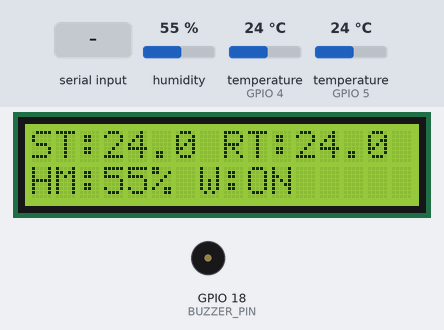
Recording of a sketch running on a simulated ESP32. Shown: 16×2 character LCD, buzzer (waves = sounding). The test bench sets the inputs (shaded band); at power-on: temperature (sensors on GPIO 5, GPIO 4) 24 °C, humidity 55 %. WiFi joins after 1.5 s; servers stay silent unless stated; the local clock reads 2024-03-15 10:24:30 at power-on unless the sketch sets it; EEPROM starts erased; what the sketch prints to the serial monitor is not drawn.

Above: at 4.5 s.
4.6 s: temperature (sensor on GPIO 5) set to 12 °C
At 13.3 s:
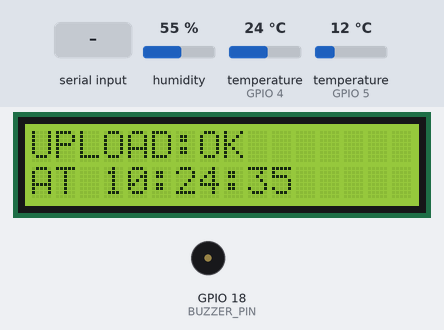
13.6 s: "CAL_,45\n" received over Serial
At 13.96 s:
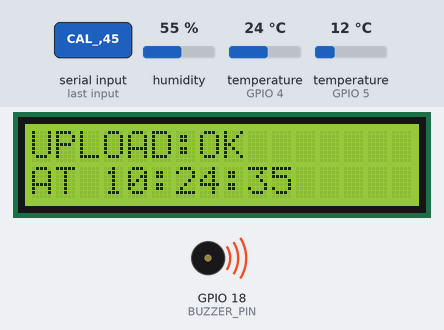
15.5 s: humidity set to 22 %
At 20.7 s:
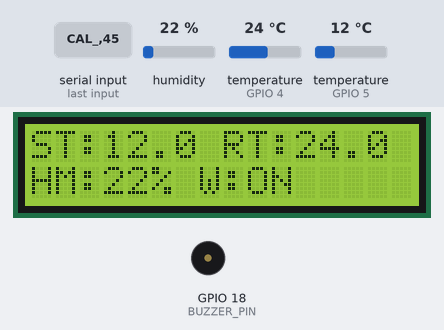
24.5 s: temperature (sensor on GPIO 4) set to 12 °C
At 33.2 s:
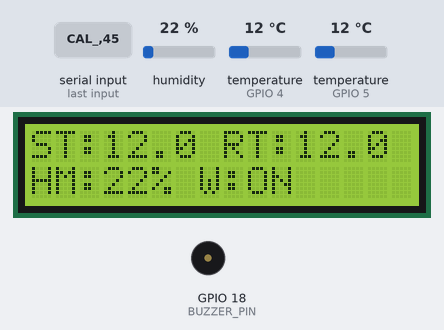
33.5 s: temperature (sensor on GPIO 5) set to 19 °C
At 35.6 s:
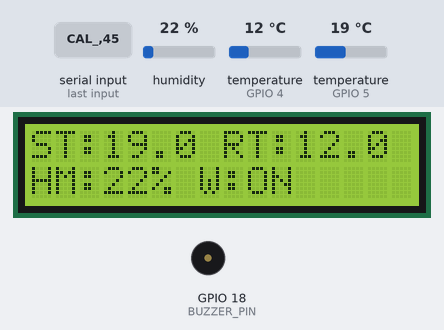
42.4 s: humidity set to 40 %
At 49.6 s:
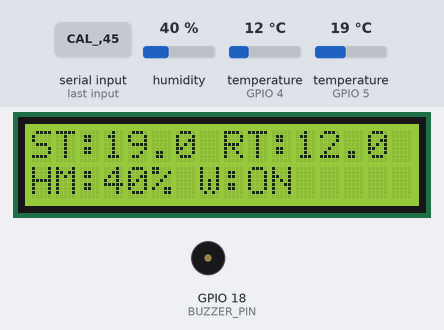
Timing chart, 0 to 51.1 s (numbered marks = the images above; inputs shaded):
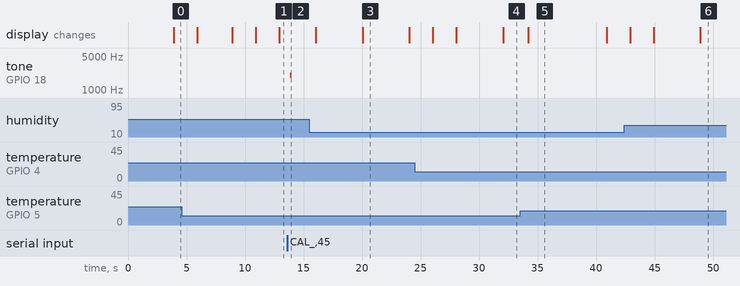

The sketch:

fefrost_node_v4.ino
```cpp
// =====================================================
//  FEFROST LIGHTWEIGHT EDGE NODE  —  v5.0 (With Product Alerts)
//  ESP32 Dev Module
//  Sensors  : DHT22 (GPIO4) · DS18B20 (GPIO5)
//  Output   :  · Buzzer (GPIO18)
//  Cloud    : Firebase RTDB (asia-southeast1)
// =====================================================

#include <WiFi.h>
#include <Firebase_ESP_Client.h>
#include "addons/TokenHelper.h"
#include "addons/RTDBHelper.h"

#include <DHT.h>
#include <OneWire.h>
#include <DallasTemperature.h>

#include <Wire.h>
#include <LiquidCrystal_I2C.h>
#include <RTClib.h>
#include <Preferences.h>

// =====================================================
//  SECRETS
// =====================================================
#define WIFI_SSID        "1123"
#define WIFI_PASSWORD    "12334567"
#define API_KEY          "AIzaSyAYTsELv4EbZYt1JqJH8WBi05NjmLRXvYw"
#define DATABASE_URL     "https://fefrost-system-default-rtdb.asia-southeast1.firebasedatabase.app/"
#define USER_EMAIL       "node1@fefrost.com"
#define USER_PASSWORD    "12345678"

// =====================================================
//  PIN CONFIG
// =====================================================
#define DHTPIN           4
#define DHTTYPE          DHT22
#define ONE_WIRE_BUS     5
#define BUZZER_PIN       18

// =====================================================
//  LCD I2C CONFIG
// =====================================================
#define LCD_ADDR         0x27
#define LCD_COLS         16
#define LCD_ROWS         2

// =====================================================
//  TUNABLE CONSTANTS
// =====================================================
const unsigned long SENSOR_INTERVAL      = 2000;
const unsigned long UPLOAD_INTERVAL      = 600000;  // 10 menit
const unsigned long FETCH_INTERVAL       = 60000;   // 1 menit (Cek status produk)
const unsigned long OLED_INTERVAL        = 1000;

// Durasi per layar (ms)
const unsigned long DUR_LIVE             = 8000;
const unsigned long DUR_STATUS           = 2000;
const unsigned long DUR_TELEMETRY        = 2000;
const unsigned long DUR_PRODUCTS         = 4000; // Durasi layar produk

// Ambang perubahan suhu drastis
const float         TEMP_THRESHOLD       = 5.0;

// Interval buzzer alert
const unsigned long BUZZER_ERR_INTERVAL  = 3000;    // ms — error sensor
const unsigned long BUZZER_WARN_INTERVAL = 1500;    // ms — produk warning
const unsigned long BUZZER_DANG_INTERVAL = 1000;    // ms — produk danger

const unsigned long WIFI_TIMEOUT         = 10000;

// =====================================================
//  HARDWARE OBJECTS
// =====================================================
DHT               dht(DHTPIN, DHTTYPE);
OneWire           oneWire(ONE_WIRE_BUS);
DallasTemperature ds18b20(&oneWire);
LiquidCrystal_I2C lcd(LCD_ADDR, LCD_COLS, LCD_ROWS);
RTC_DS3231        rtc;

// =====================================================
//  CALIBRATION & PREFERENCES
// =====================================================
Preferences preferences;
float offsetRT = 0.0;
float offsetHM = 0.0;
float offsetST = 0.0;

// =====================================================
//  DEVICE TIME (RTC DS3231)
// =====================================================
bool rtcAvailable     = false;
bool rtcLostPowerFlag = false;

int rtcYear = 0, rtcMonth = 0, rtcDay = 0;
int rtcHour = 0, rtcMinute = 0, rtcSecond = 0;

String currentDate     = "";
String currentTime     = "";
String currentDateTime = "";

void initRTC();
void updateRTC();

// =====================================================
//  FIREBASE OBJECTS
// =====================================================
FirebaseData   fbdo;
FirebaseAuth   auth;
FirebaseConfig config;

// =====================================================
//  DATA SENSOR & PRODUK
// =====================================================
float roomTemp        = 0;
float humidity        = 0;
float storageTemp     = 0;
float lastStorageTemp = 0;

int safeProducts      = 0;
int warningProducts   = 0;
int dangerProducts    = 0;

// =====================================================
//  SYSTEM FLAGS
// =====================================================
bool firstRead     = true;
bool sensorValid   = false;
bool uploadSuccess = false;

// =====================================================
//  TIMERS & TRACKERS
// =====================================================
unsigned long sensorMillis  = 0;
unsigned long uploadMillis  = 0;
unsigned long fetchMillis   = 0;
unsigned long oledMillis    = 0;
unsigned long screenMillis  = 0;
unsigned long buzzerMillis  = 0;

unsigned long lastUploadAt  = 0;
String lastUploadTimeStr    = "";

// =====================================================
//  FUNCTION DECLARATIONS
// =====================================================
uint8_t currentScreen = 0; // 0=Live, 1=Status, 2=Telemetry, 3=Products
void connectWiFi();
void reconnectWiFi();
void readSensors();
void fetchProductData();
bool drasticChangeDetected();
void uploadData();
void updateOLED();
void nextScreen();
void showBootScreen();
void checkAlert();

// ─────────────────────────────────────────────────────
//  SETUP
// ─────────────────────────────────────────────────────
void setup() {
  Serial.begin(115200);
  Serial.println(F("\n================================="));
  Serial.println(F("  FEFROST LIGHTWEIGHT EDGE NODE  "));
  Serial.println(F("================================="));

  // --- Memuat Data Kalibrasi Tersimpan ---
  preferences.begin("fefrost", false);
  offsetRT = preferences.getFloat("offRT", 0.0);
  offsetHM = preferences.getFloat("offHM", 0.0);
  offsetST = preferences.getFloat("offST", 0.0);

  // --- Buzzer ---
  pinMode(BUZZER_PIN, OUTPUT);
  digitalWrite(BUZZER_PIN, LOW);

  // --- LCD I2C ---
  Wire.begin(21, 22);
  Wire.beginTransmission(LCD_ADDR);

  if (Wire.endTransmission() != 0) {
    Serial.println(F("LCD FAILED"));
    for (uint8_t i = 0; i < 3; i++) {
      tone(BUZZER_PIN, 800, 300);
      delay(500);
    }
    while (true) { /* halt */ }
  }

  lcd.init();
  lcd.backlight();
  showBootScreen();

  // --- Initializations ---
  initRTC();
  dht.begin();
  ds18b20.begin();
  connectWiFi();

  // --- Firebase ---
  config.api_key               = API_KEY;
  config.database_url          = DATABASE_URL;
  auth.user.email              = USER_EMAIL;
  auth.user.password           = USER_PASSWORD;
  config.token_status_callback = tokenStatusCallback;

  Firebase.begin(&config, &auth);
  Firebase.reconnectWiFi(true);
}

// ─────────────────────────────────────────────────────
//  MAIN LOOP
// ─────────────────────────────────────────────────────
void loop() {
  unsigned long now = millis();

  // --- FITUR SERIAL COMMAND ---
  if (Serial.available()) {
    String input = Serial.readStringUntil('\n');
    input.trim();

    if (input.startsWith("SET_RTC")) {
      int yr, mth, day, hr, min, sec;
      int parsed = sscanf(input.c_str(), "SET_RTC %d-%d-%d %d:%d:%d", &yr, &mth, &day, &hr, &min, &sec);
      if (parsed == 6 && rtcAvailable) {
        rtc.adjust(DateTime(yr, mth, day, hr, min, sec));
        Serial.println(F("\n>>> WAKTU RTC BERHASIL DIUPDATE! <<<\n"));
        tone(BUZZER_PIN, 2000, 200);
      }
    }
    else if (input.startsWith("CAL_")) {
      char type[5];
      float val;
      int parsed = sscanf(input.c_str(), "CAL_%2s %f", type, &val);
      if (parsed == 2) {
        String t = String(type);
        if (t == "ST") { offsetST = val; preferences.putFloat("offST", val); }
        else if (t == "RT") { offsetRT = val; preferences.putFloat("offRT", val); }
        else if (t == "HM") { offsetHM = val; preferences.putFloat("offHM", val); }
        tone(BUZZER_PIN, 2000, 100); delay(150); tone(BUZZER_PIN, 2500, 150);
      }
    }
  }

  // --- Core Routines ---
  reconnectWiFi();
  updateRTC();

  if (!Firebase.ready()) return;

  // Baca Sensor
  if (now - sensorMillis >= SENSOR_INTERVAL) {
    sensorMillis = now;
    readSensors();
  }

  // Ambil data produk dari Firebase setiap 1 menit
  if (now - fetchMillis >= FETCH_INTERVAL) {
    fetchMillis = now;
    fetchProductData();
  }

  // Refresh Layar
  if (now - oledMillis >= OLED_INTERVAL) {
    oledMillis = now;
    updateOLED();
  }

  nextScreen();
  checkAlert();

  // --- Upload Gate ---
  if (!sensorValid) return;

  bool periodic = (now - uploadMillis >= UPLOAD_INTERVAL);
  bool drastic  = drasticChangeDetected();

  if (periodic || drastic) {
    uploadMillis    = now;
    lastStorageTemp = storageTemp;
    uploadData();
  }
}

// ─────────────────────────────────────────────────────
//  WIFI
// ─────────────────────────────────────────────────────
void connectWiFi() {
  WiFi.begin(WIFI_SSID, WIFI_PASSWORD);
  while (WiFi.status() != WL_CONNECTED) {
    delay(500);
  }
}

void reconnectWiFi() {
  if (WiFi.status() == WL_CONNECTED) return;
  WiFi.disconnect();
  WiFi.begin(WIFI_SSID, WIFI_PASSWORD);
  unsigned long start = millis();
  while (WiFi.status() != WL_CONNECTED && millis() - start < WIFI_TIMEOUT) {
    delay(500);
  }
}

// ─────────────────────────────────────────────────────
//  FETCH PRODUCT DATA (FIREBASE READ)
// ─────────────────────────────────────────────────────
void fetchProductData() {
  Serial.println(F("\nFetching Product Data..."));

  if (Firebase.RTDB.getInt(&fbdo, "/fefrost/product_summary/safe_products")) {
    safeProducts = fbdo.intData();
  }
  if (Firebase.RTDB.getInt(&fbdo, "/fefrost/product_summary/warning_products")) {
    warningProducts = fbdo.intData();
  }
  if (Firebase.RTDB.getInt(&fbdo, "/fefrost/product_summary/danger_products")) {
    dangerProducts = fbdo.intData();
  }

  Serial.printf("Safe: %d | Warn: %d | Danger: %d\n", safeProducts, warningProducts, dangerProducts);
}

// ─────────────────────────────────────────────────────
//  SENSOR READ & UPLOAD
// ─────────────────────────────────────────────────────
void readSensors() {
  float tTemp = dht.readTemperature();
  float tHum  = dht.readHumidity();
  ds18b20.requestTemperatures();
  float tStorage = ds18b20.getTempCByIndex(0);

  if (isnan(tTemp) || isnan(tHum) || tStorage == DEVICE_DISCONNECTED_C) {
    sensorValid = false;
    return;
  }

  roomTemp    = tTemp + offsetRT;
  humidity    = tHum + offsetHM;
  storageTemp = tStorage + offsetST;
  sensorValid = true;

  if (firstRead) {
    lastStorageTemp = storageTemp;
    firstRead = false;
  }
}

bool drasticChangeDetected() {
  float diff = abs(storageTemp - lastStorageTemp);
  return (diff >= TEMP_THRESHOLD);
}

void uploadData() {
  FirebaseJson json;
  json.set("room_temp",    roomTemp);
  json.set("humidity",     humidity);
  json.set("storage_temp", storageTemp);
  json.set("rtc_timestamp", currentDateTime);
  json.set("timestamp/.sv", "timestamp");

  bool live    = Firebase.RTDB.setJSON(&fbdo,  "/fefrost/live",    &json);
  bool history = Firebase.RTDB.pushJSON(&fbdo, "/fefrost/history", &json);

  uploadSuccess = live && history;

  if (uploadSuccess) {
    lastUploadAt = millis();
    lastUploadTimeStr = currentTime;
  }
}

// ─────────────────────────────────────────────────────
//  RTC (DS3231)
// ─────────────────────────────────────────────────────
void initRTC() {
  if (!rtc.begin()) {
    rtcAvailable = false;
    return;
  }
  rtcAvailable = true;
  rtcLostPowerFlag = rtc.lostPower();
}

void updateRTC() {
  if (!rtcAvailable) return;
  DateTime now = rtc.now();

  rtcYear   = now.year();
  rtcMonth  = now.month();
  rtcDay    = now.day();
  rtcHour   = now.hour();
  rtcMinute = now.minute();
  rtcSecond = now.second();

  char buf[32];
  snprintf(buf, sizeof(buf), "%04d-%02d-%02d", rtcYear, rtcMonth, rtcDay);
  currentDate = String(buf);

  snprintf(buf, sizeof(buf), "%02d:%02d:%02d", rtcHour, rtcMinute, rtcSecond);
  currentTime = String(buf);

  currentDateTime = currentDate + " " + currentTime;
}

// ─────────────────────────────────────────────────────
//  UI & SCREENS
// ─────────────────────────────────────────────────────
void showBootScreen() {
  lcd.clear();
  lcd.setCursor(3, 0);
  lcd.print("FEFROST");
  lcd.setCursor(1, 1);
  lcd.print("Initializing...");
  delay(1500);
}

void nextScreen() {
  // Tambah durasi DUR_PRODUCTS ke dalam array rotasi layar
  const unsigned long durations[] = { DUR_LIVE, DUR_STATUS, DUR_TELEMETRY, DUR_PRODUCTS };
  if (millis() - screenMillis >= durations[currentScreen]) {
    screenMillis = millis();
    currentScreen = (currentScreen + 1) % 4; // Berubah dari % 3 menjadi % 4
  }
}

void updateOLED() {
  lcd.clear();

  if (!sensorValid) {
    lcd.setCursor(0, 0); lcd.print("SENSOR ERROR");
    lcd.setCursor(0, 1); lcd.print("CHECK SENSORS");
    return;
  }

  if (WiFi.status() != WL_CONNECTED) {
    lcd.setCursor(0, 0); lcd.print("WIFI LOST");
    lcd.setCursor(0, 1); lcd.print("RECONNECT...");
    return;
  }

  // --- Screen 0 : Live Monitoring ---
  if (currentScreen == 0) {
    String w = (WiFi.status() == WL_CONNECTED) ? "ON" : "OFF";
    String line1 = "ST:" + String(storageTemp, 1) + " RT:" + String(roomTemp, 1);
    lcd.setCursor(0, 0); lcd.print(line1);

    String line2 = "HM:" + String((int)humidity) + "% W:" + w;
    lcd.setCursor(0, 1); lcd.print(line2);
  }

  // --- Screen 1 : Products Status ---
  else if (currentScreen == 1) {
    if (warningProducts == 0 && dangerProducts == 0) {
      // Kondisi Aman
      lcd.setCursor(0, 0);
      lcd.print("SAFE PROD: " + String(safeProducts));
      lcd.setCursor(0, 1);
      lcd.print("ALL CLEAR");
    } else {
      // Kondisi Warning / Danger
      lcd.setCursor(0, 0);
      lcd.print("S:" + String(safeProducts) + " W:" + String(warningProducts));
      lcd.setCursor(0, 1);
      lcd.print("DANGER: " + String(dangerProducts));
    }
  }

  // --- Screen 2 : System Status ---
  else if (currentScreen == 2) {
    String w = (WiFi.status() == WL_CONNECTED) ? "OK" : "FAIL";
    String f = Firebase.ready() ? "RDY" : "FAIL";
    lcd.setCursor(0, 0);
    lcd.print("WIFI:" + w + " FB:" + f);

    String ip = WiFi.localIP().toString();
    if (ip.length() > 13) ip = ip.substring(0, 13);
    lcd.setCursor(0, 1); lcd.print("IP:" + ip);
  }

  // --- Screen 3 : Telemetry ---
  else {
    lcd.setCursor(0, 0);
    lcd.print(String("UPLOAD:") + (uploadSuccess ? "OK" : "FAIL"));
    lcd.setCursor(0, 1);
    if (lastUploadAt == 0) lcd.print("WAITING...");
    else lcd.print("AT " + lastUploadTimeStr);
  }
}

// ─────────────────────────────────────────────────────
//  ALERT (Buzzer dengan debounce)
// ─────────────────────────────────────────────────────
void checkAlert() {
  unsigned long now = millis();

  if (!sensorValid) {
    if (now - buzzerMillis >= BUZZER_ERR_INTERVAL) {
      buzzerMillis = now;
      tone(BUZZER_PIN, 1000, 200);
    }
    return;
  }

  // Logika baru: Peringatan berdasarkan status Produk
  if (dangerProducts > 0) {
    // Beep cepat jika ada danger
    if (now - buzzerMillis >= BUZZER_DANG_INTERVAL) {
      buzzerMillis = now;
      tone(BUZZER_PIN, 2000, 400);
    }
    return;
  }
  else if (warningProducts > 0) {
    // Beep lambat jika ada warning tapi tidak ada danger
    if (now - buzzerMillis >= BUZZER_WARN_INTERVAL) {
      buzzerMillis = now;
      tone(BUZZER_PIN, 1500, 200);
    }
    return;
  }

  // Matikan buzzer jika aman
  noTone(BUZZER_PIN);
  digitalWrite(BUZZER_PIN, LOW);
}
```

Measured:
- after the input at 13.6 s, tone on GPIO 18 (BUZZER_PIN): silent → 2000 Hz after 0.28 s, → silent 0.10 s later
- what the display in image 3 shows lasts 4.0 s, from 20.1 s to 24.1 s
- what the display in image 5 shows lasts 6.7 s, from 34.2 s to 40.9 s
